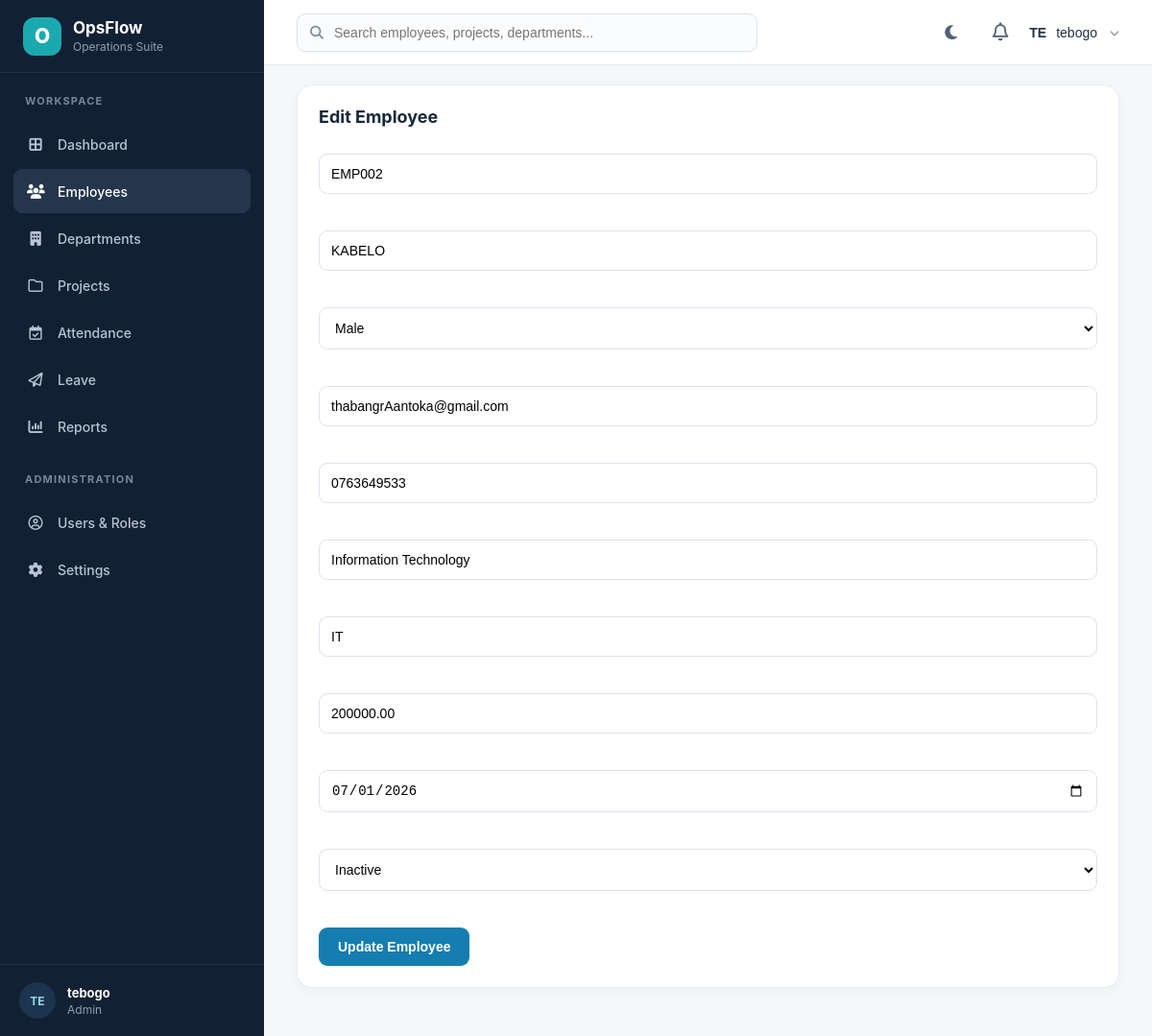
/Employees/edit.php?id=3 (signed in), run on the app's committed database.
### tables this page shows
CREATE TABLE `employees` (
  `id` int(11) NOT NULL,
  `employee_number` varchar(20) NOT NULL,
  `fullname` varchar(100) NOT NULL,
  `gender` enum('Male','Female') DEFAULT NULL,
  `email` varchar(100) NOT NULL,
  `phone` varchar(20) DEFAULT NULL,
  `department` varchar(100) DEFAULT NULL,
  `position` varchar(100) DEFAULT NULL,
  `salary` decimal(10,2) DEFAULT NULL,
  `hire_date` date DEFAULT NULL,
  `status` enum('Active','Inactive','Leave') DEFAULT 'Active',
  `created_at` timestamp NOT NULL DEFAULT current_timestamp()
);

### Employees/edit.php (the view, shortened to what this page needs)
<?php
require_once("../config/DataBase.php");
$id = $_GET["id"];
$sql = "SELECT * FROM employees WHERE id=?";
$stmt = $conn->prepare($sql);
$stmt->bind_param("i",$id);
$stmt->execute();
$result = $stmt->get_result();
$employee = $result->fetch_assoc();
?>
<!DOCTYPE html>
<html>
<head>
<link rel="stylesheet" href="../Assets/CSS/style.css">
<link rel="stylesheet" href="../Assets/CSS/dashboard.css">
</head>
<body>
<div class="dashboard">
<?php include("../Includes/sidebar.php"); ?>
<div class="main-content">
<?php include("../Includes/header.php"); ?>
<div class="recent">
<h2>Edit Employee</h2>
<br>
<form action="update.php" method="POST">
<input
type="text"
name="employee_number"
value="<?php echo htmlspecialchars($employee["employee_number"]); ?>"
required>
<br><br>
<input
type="text"
name="fullname"
value="<?php echo htmlspecialchars($employee["fullname"]); ?>"
required>
<br><br>
<select name="gender">
<option
<?php if($employee["gender"]=="Male") echo "selected"; ?>>
Male
</option>
</select>
<br><br>
<input
type="email"
name="email"
value="<?php echo htmlspecialchars($employee["email"]); ?>"
required>
<br><br>
<input
type="text"
name="phone"
value="<?php echo htmlspecialchars($employee["phone"]); ?>">
<br><br>
<input
type="text"
name="department"
value="<?php echo htmlspecialchars($employee["department"]); ?>">
<br><br>
<input
type="text"
name="position"
value="<?php echo htmlspecialchars($employee["position"]); ?>">
<br><br>
<input
type="number"
step="0.01"
name="salary"
value="<?php echo $employee["salary"]; ?>">
<br><br>
<input
type="date"
name="hire_date"
value="<?php echo $employee["hire_date"]; ?>">
<br><br>
<select name="status">
<option
<?php if($employee["status"]=="Inactive") echo "selected"; ?>>
Inactive
</option>
</select>
<br><br>
<button>
Update Employee
</button>
</form>
</div>
</div>
</div>
</body>
</html>

### Assets/CSS/style.css (style rules this page uses)
* { box-sizing:border-box }
html,body { margin:0;padding:0 }
body { font-family:Inter,ui-sans-serif,system-ui,-apple-system,BlinkMacSystemFont,"Segoe UI",sans-serif;color:#17263a;background:#f5f7fb }

### Assets/CSS/dashboard.css (style rules this page uses)
.dashboard { min-height:100vh;background:#f5f7fb }
.main-content { margin-left:275px;min-height:100vh;padding:0 34px 50px }
.recent { margin-top:20px;background:#fff;border:1px solid #e6ebf1;border-radius:16px;padding:22px;box-shadow:0 4px 12px rgba(21,42,64,.04) }
.recent h2 { color:#18283b;font-size:18px;margin:0 0 8px }
.recent form { max-width:820px }
.recent input,.recent textarea,.recent select { width:100%;padding:12px;border:1px solid #dce3ec;border-radius:9px;font-size:14px;margin-bottom:18px;box-sizing:border-box;outline:none;background:#fff }
.recent button { background:#167db0;color:#fff;border:0;padding:12px 20px;border-radius:9px;cursor:pointer;font-size:14px;font-weight:600 }

### data on the page
employees: employee_number "EMP002", fullname "KABELO", gender "Male", email "thabangrAantoka@gmail.com", phone "0763649533", department "Information Technology", position "IT", salary "200000.00", hire_date "07/01/2026", status "Inactive"

### other printed values
substr($_SESSION["fullname"] ?? "U", 0, 2) "TE"
$_SESSION["fullname"] "tebogo"
$role "Admin"
